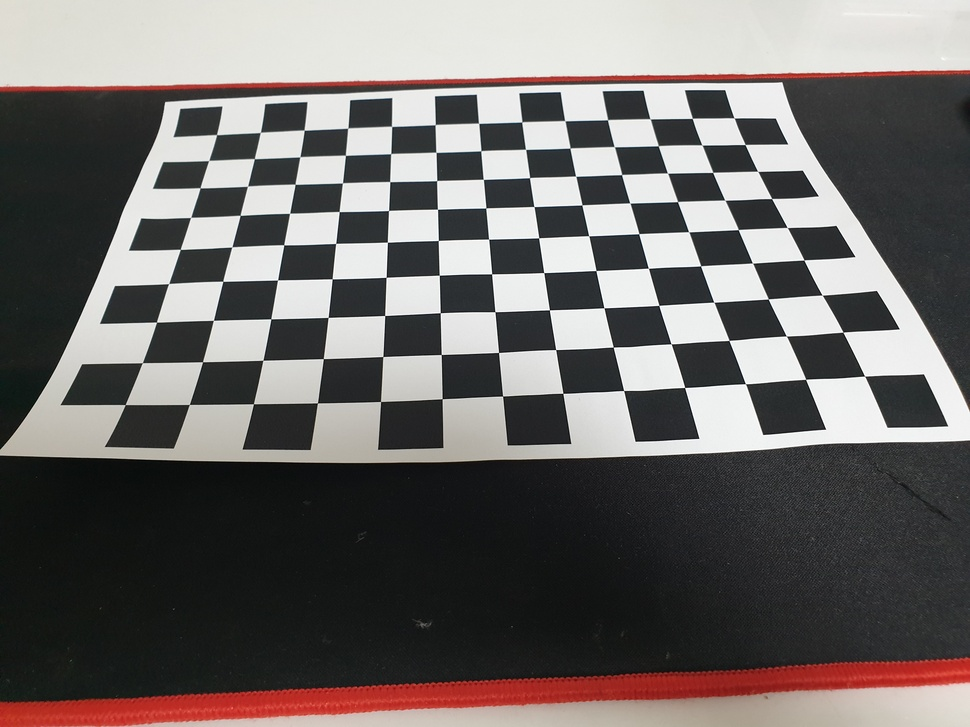
#> input picture data/chessboard.jpg, 970 x 727 px, shrunk from 4032 x 3024 before the run
$ python test.py
#> lines starting #> are read from the running program, lines starting #| are printed output that depends on the picture; after the words box and inside, x2 and y2 are one past the last pixel; in counts of white or black regions, pixels touching at a corner belong together; long printed decimals are rounded
import numpy as np
import cv2

# 체스보드의 가로 세로 내부 코너 수
chessboard_size = (13, 9)  # 예시로 9x6 체스보드 사용

# 체스보드 코너 좌표 생성
objp = np.zeros((np.prod(chessboard_size), 3), dtype=np.float32)
objp[:, :2] = np.mgrid[0:chessboard_size[0], 0:chessboard_size[1]].T.reshape(-1, 2)

# 캘리브레이션을 위한 이미지 및 객체 포인트 저장을 위한 리스트 생성
objpoints = []  # 3D 객체 포인트
imgpoints = []  # 2D 이미지 포인트

# 이미지 경로 설정
images = ['./data/chessboard.jpg']  # 캘리브레이션 이미지들의 경로

# 이미지 읽어서 캘리브레이션 진행
for fname in images:
    img = cv2.imread(fname)
#> img is the input picture: shape (727, 970, 3); mean B, G, R 104.4, 106, 110.5
    gray = cv2.cvtColor(img, cv2.COLOR_BGR2GRAY)
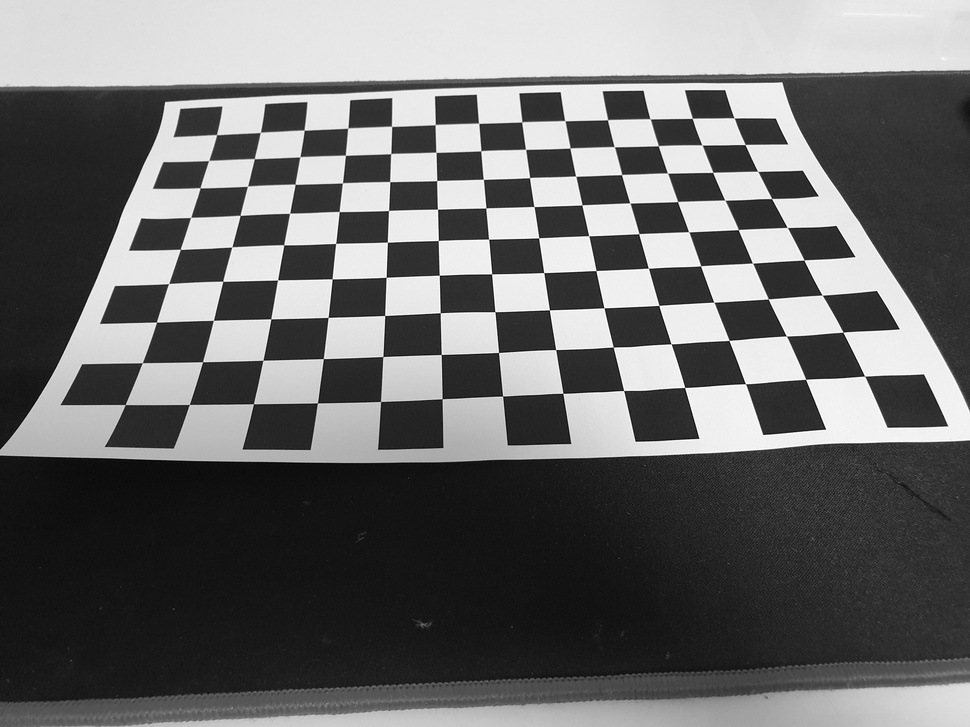
#> gray: shape (727, 970); min 0, max 255, mean 107.1

    # 체스보드 코너 찾기
    ret, corners = cv2.findChessboardCorners(gray, chessboard_size, None)
#> ret = True; corners = 117 rows, first 8: [216.5, 134.6], [260.4, 132.3], [304.1, 130.1], [347.7, 128.1], [391.6, 126.4], [435.2, 124.7], [478.7, 123.3], [521.8, 121.9]

    # 코너를 찾았을 때만 포인트 저장
    if ret:
        objpoints.append(objp)
        imgpoints.append(corners)

        # 코너 시각화
        img = cv2.drawChessboardCorners(img, chessboard_size, corners, ret)
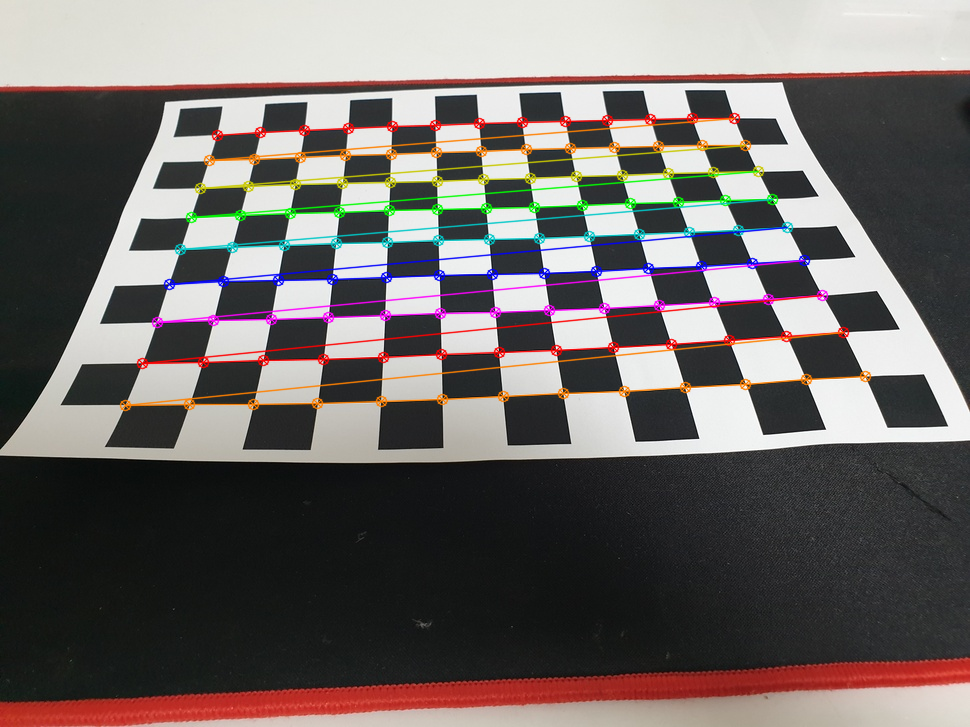
#> img: shape (727, 970, 3); 5.56% of pixels changed, all inside (x1, y1, x2, y2) = (119, 112, 872, 412)
        cv2.imshow('img', img)
        cv2.waitKey(500)  # 이미지 표시를 위한 대기시간 (500ms)

cv2.destroyAllWindows()

# 캘리브레이션 수행
ret, mtx, dist, rvecs, tvecs = cv2.calibrateCamera(objpoints, imgpoints, gray.shape[::-1], None, None)
#> ret = 1.47; mtx = [[157.8, 0, 485.3], [0, 119.8, 370.5], [0, 0, 1]]; dist = [[0.0128, -0.00255, -0.00572, -0.000615, 0.000142]]; rvecs = ([-0.15, -0.00323, -0.0537],); tvecs = ([-6.14, -7.02, 3.76],)

# 결과 출력
print("내부 파라미터 (fx, fy, cx, cy):")
print(mtx)
#| [[157.774   0.         485.282]
#|  [  0.         119.850 370.477]
#|  [  0.           0.           1.        ]]
print("\n왜곡 계수:")
print(dist)
#| [[ 0.01277  -0.002552 -0.005716 -0.0006151  0.0001419 ]]

# 캘리브레이션을 위한 이미지를 output1로 내보내기
cv2.imwrite('output1.jpg', img)

# 왜곡 보정된 이미지 생성
img = cv2.imread(images[0])
h, w = img.shape[:2]
#> h = 727; w = 970
newcameramtx, roi = cv2.getOptimalNewCameraMatrix(mtx, dist, (w, h), 1)
#> newcameramtx = [[158.6, 0, 482.6], [0, 120.9, 352.2], [0, 0, 1]]; roi = (78, 51, 812, 618)
dst = cv2.undistort(img, mtx, dist, None, newcameramtx)
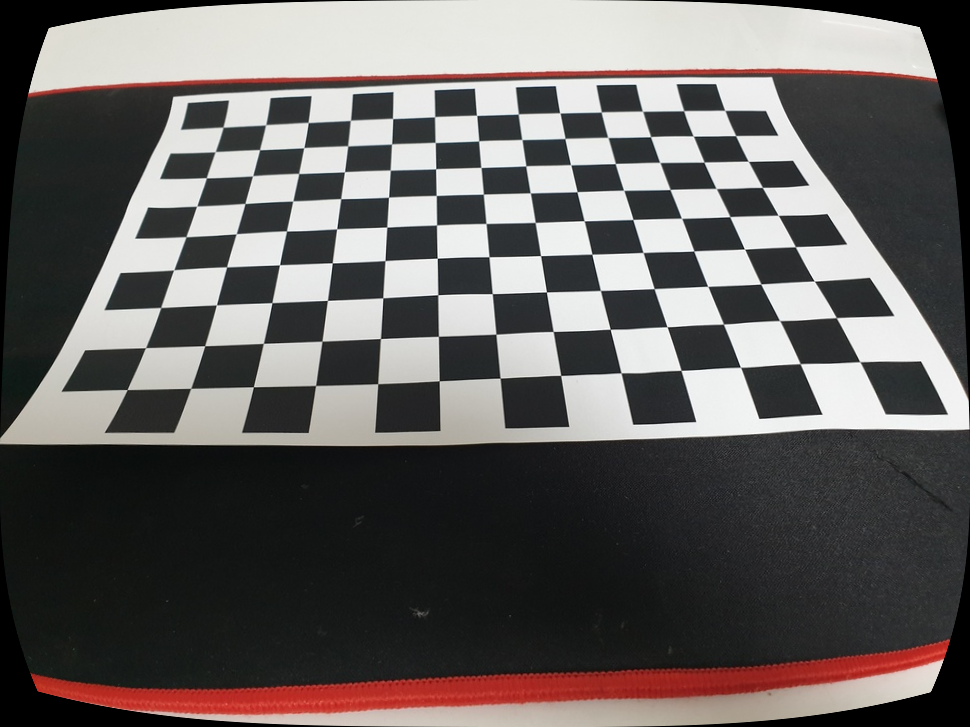
#> dst: shape (727, 970, 3); mean B, G, R 96, 97.4, 101.4

# 결과 출력
cv2.imshow('Original Image', img)
cv2.imshow('Undistorted Image', dst)
cv2.waitKey(0)
cv2.destroyAllWindows()

# 왜곡 보정된 이미지를 output2로 내보내기
cv2.imwrite('output2.jpg', dst)
